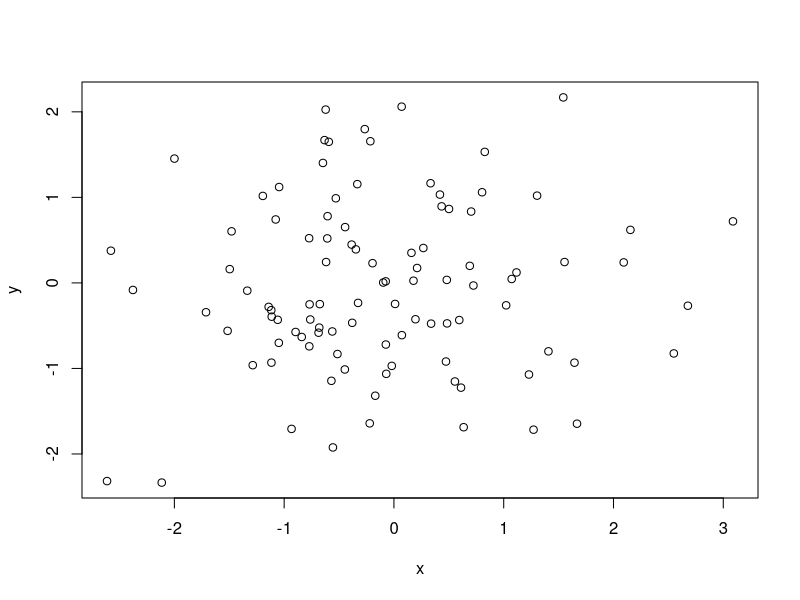
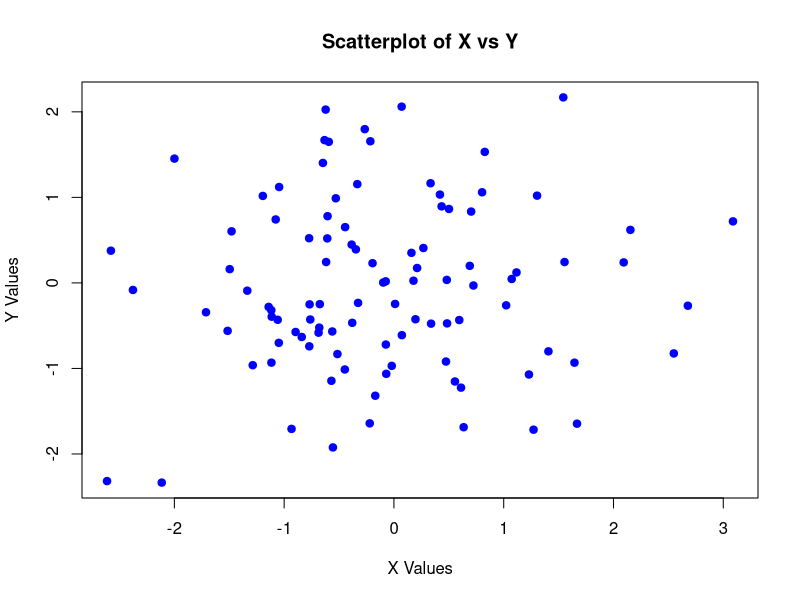

Reproduce these figures in R, in order.
x <- rnorm(100)
y <- rnorm(100)
plot(x, y)
plot(x, y, main="Scatterplot of X vs Y", xlab="X Values", ylab="Y Values", col="blue", pch=19)
